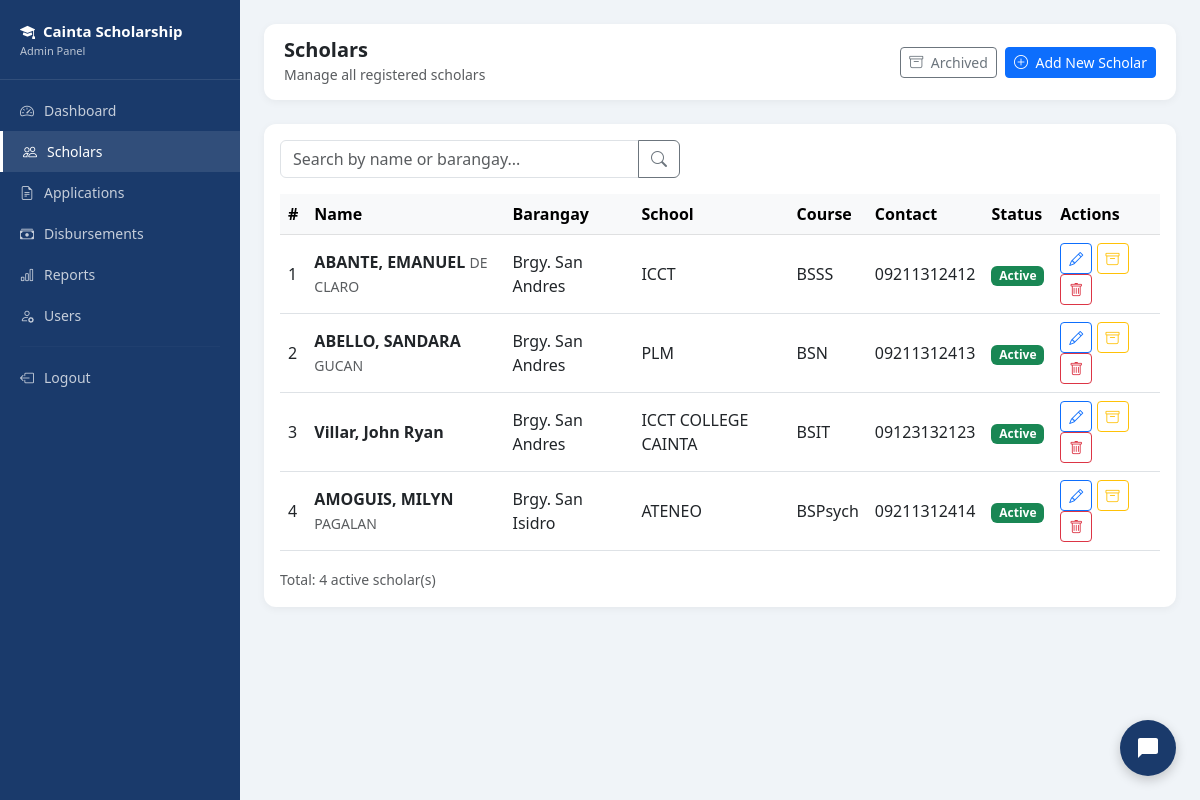
The page /admin/scholars.php (signed in) on the database as committed earlier.
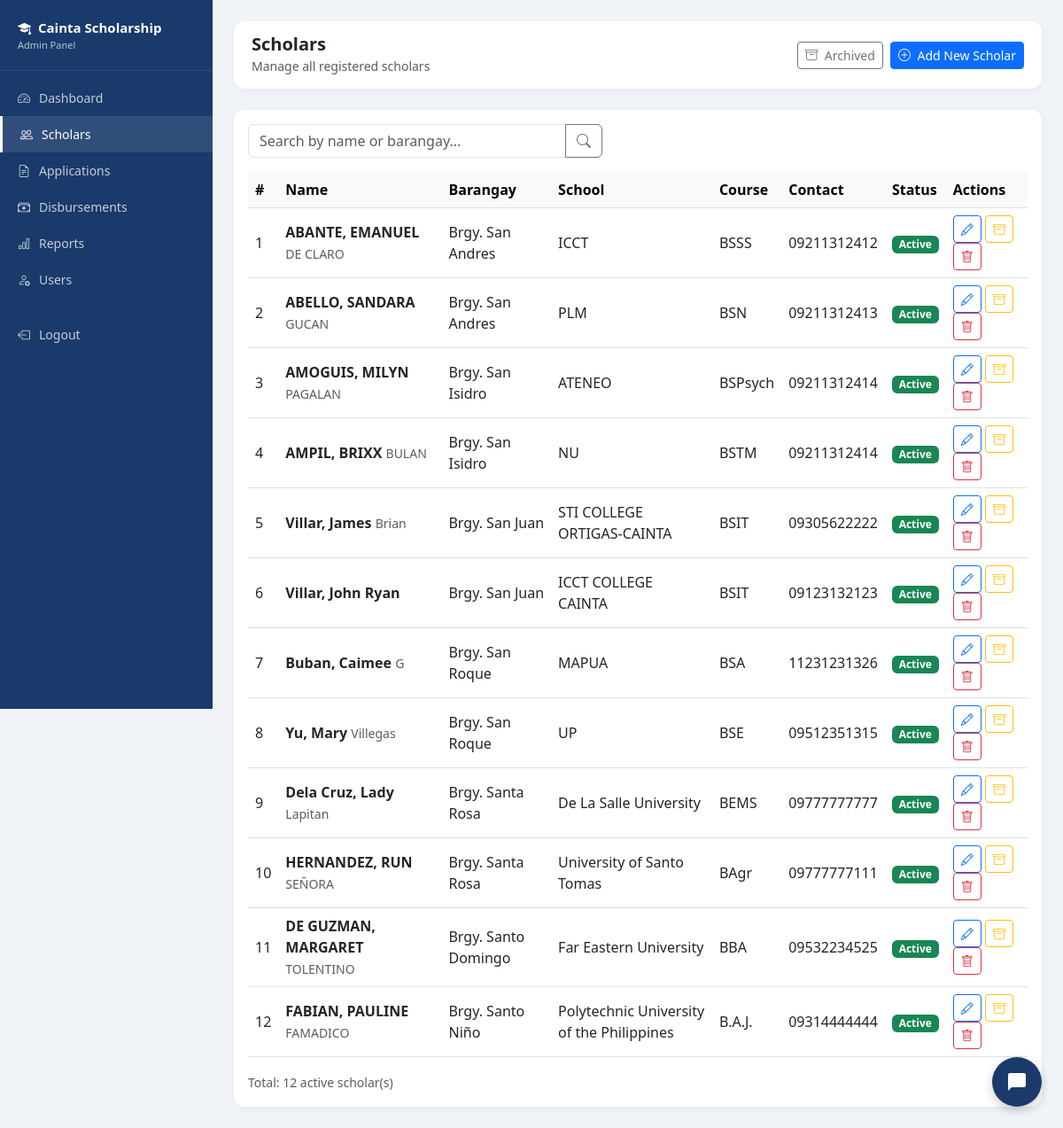
The same page on the database as committed later.
### tables this page shows
CREATE TABLE `scholars` (
  `scholar_id` int(11) NOT NULL,
  `first_name` varchar(50) NOT NULL,
  `last_name` varchar(50) NOT NULL,
  `middle_name` varchar(50) DEFAULT NULL,
  `birthdate` date DEFAULT NULL,
  `gender` enum('Male','Female') DEFAULT NULL,
  `address` text DEFAULT NULL,
  `barangay` varchar(100) DEFAULT NULL,
  `contact_no` varchar(20) DEFAULT NULL,
  `email` varchar(100) DEFAULT NULL,
  `school` varchar(100) DEFAULT NULL,
  `course` varchar(100) DEFAULT NULL,
  `year_level` int(11) DEFAULT NULL,
  `status` enum('active','inactive') DEFAULT 'active',
  `created_at` timestamp NOT NULL DEFAULT current_timestamp(),
  `is_archived` tinyint(4) DEFAULT 0,
  `archived_at` timestamp NULL DEFAULT NULL,
  `archive_reason` varchar(255) DEFAULT NULL
);

### admin/scholars.php (the view, shortened to what this page needs)
<?php
require_once '../includes/db.php';
$search = $_GET['search'] ?? '';
if($search) {
    $stmt = $pdo->prepare("SELECT * FROM scholars WHERE is_archived=0
        AND (first_name LIKE ? OR last_name LIKE ? OR barangay LIKE ?)
        ORDER BY
            FIELD(barangay,
                'Brgy. San Andres',
                'Brgy. San Isidro',
                'Brgy. San Juan',
                'Brgy. San Roque',
                'Brgy. Santa Rosa',
                'Brgy. Santo Domingo',
                'Brgy. Santo Niño'
            ), last_name ASC, first_name ASC");
    $stmt->execute(["%$search%", "%$search%", "%$search%"]);
} else {
    $stmt = $pdo->query("SELECT * FROM scholars WHERE is_archived=0
        ORDER BY
            FIELD(barangay,
                'Brgy. San Andres',
                'Brgy. San Isidro',
                'Brgy. San Juan',
                'Brgy. San Roque',
                'Brgy. Santa Rosa',
                'Brgy. Santo Domingo',
                'Brgy. Santo Niño'
            ), last_name ASC, first_name ASC");
}
$scholars = $stmt->fetchAll();
?>
<!DOCTYPE html>
<html lang="en">
<head>
    <link href="https://cdn.jsdelivr.net/npm/bootstrap@5.3.0/dist/css/bootstrap.min.css" rel="stylesheet">
    <link href="https://cdn.jsdelivr.net/npm/bootstrap-icons@1.10.0/font/bootstrap-icons.css" rel="stylesheet">
</head>
<body>
<div class="sidebar" id="sidebar">
    <div class="sidebar-brand">
        <i class="bi bi-mortarboard-fill me-2"></i>Cainta Scholarship
        <small>Admin Panel</small>
    </div>
    <nav>
        <a href="dashboard.php" class="nav-link"><i class="bi bi-speedometer2"></i> Dashboard</a>
        <a href="scholars.php" class="nav-link active"><i class="bi bi-people"></i> Scholars</a>
        <a href="applications.php" class="nav-link"><i class="bi bi-file-earmark-text"></i> Applications</a>
        <a href="disbursements.php" class="nav-link"><i class="bi bi-cash-stack"></i> Disbursements</a>
        <a href="reports.php" class="nav-link"><i class="bi bi-bar-chart"></i> Reports</a>
        <a href="users.php" class="nav-link"><i class="bi bi-person-gear"></i> Users</a>
        <hr style="border-color: rgba(255,255,255,0.1); margin: 10px 20px;">
        <a href="../logout.php" class="nav-link"><i class="bi bi-box-arrow-left"></i> Logout</a>
    </nav>
</div>
<div class="main-content">
    <div class="topbar">
        <div>
            <h5 class="mb-0 fw-bold">Scholars</h5>
            <small class="text-muted">Manage all registered scholars</small>
        </div>
        <div class="d-flex gap-2">
            <a href="archived_scholars.php" class="btn btn-outline-secondary btn-sm">
                <i class="bi bi-archive me-1"></i> Archived
            </a>
            <a href="add_scholar.php" class="btn btn-primary btn-sm">
                <i class="bi bi-plus-circle me-1"></i> Add New Scholar
            </a>
        </div>
    </div>
    <div class="card">
        <div class="card-body">
            <form method="GET" class="mb-3">
                <div class="input-group" style="max-width: 400px;">
                    <input type="text" name="search" class="form-control"
                            placeholder="Search by name or barangay..."
                            value="<?= htmlspecialchars($search) ?>">
                    <button class="btn btn-outline-secondary" type="submit">
                        <i class="bi bi-search"></i>
                    </button>
                </div>
            </form>
            <div class="table-responsive">
                <table class="table table-hover align-middle">
                    <thead class="table-light">
                        <tr>
                            <th>#</th>
                            <th>Name</th>
                            <th>Barangay</th>
                            <th>School</th>
                            <th>Course</th>
                            <th>Contact</th>
                            <th>Status</th>
                            <th>Actions</th>
                        </tr>
                    </thead>
                    <tbody>
                        <?php if(empty($scholars)): ?>
                        <tr>
                            <td colspan="8" class="text-center text-muted py-4">
                                <i class="bi bi-people fs-3 d-block mb-2"></i>
                                No scholars found.
                            </td>
                        </tr>
                        <?php else: ?>
                        <?php foreach($scholars as $i => $s): ?>
                        <tr>
                            <td><?= $i + 1 ?></td>
                            <td>
                                <strong><?= htmlspecialchars($s['last_name'] . ', ' . $s['first_name']) ?></strong>
                                <?php if($s['middle_name']): ?>
                                <small class="text-muted"><?= htmlspecialchars($s['middle_name']) ?></small>
                                <?php endif; ?>
                            </td>
                            <td><?= htmlspecialchars($s['barangay']) ?></td>
                            <td><?= htmlspecialchars($s['school']) ?></td>
                            <td><?= htmlspecialchars($s['course']) ?></td>
                            <td><?= htmlspecialchars($s['contact_no']) ?></td>
                            <td>
                                <span class="badge <?= $s['status'] == 'active' ? 'bg-success' : 'bg-secondary' ?>">
                                    <?= ucfirst($s['status']) ?>
                                </span>
                            </td>
                            <td>
                                <a href="edit_scholar.php?id=<?= $s['scholar_id'] ?>"
                                    class="btn btn-sm btn-outline-primary">
                                    <i class="bi bi-pencil"></i>
                                </a>
                                <button class="btn btn-sm btn-outline-warning"
                                    onclick="archiveScholar(<?= $s['scholar_id'] ?>, '<?= htmlspecialchars($s['first_name'] . ' ' . $s['last_name']) ?>')">
                                    <i class="bi bi-archive"></i>
                                </button>
                                <a href="scholars.php?delete=<?= $s['scholar_id'] ?>"
                                    class="btn btn-sm btn-outline-danger"
                                    onclick="return confirm('Permanently delete this scholar?')">
                                    <i class="bi bi-trash"></i>
                                </a>
                            </td>
                        </tr>
                        <?php endforeach; ?>
                        <?php endif; ?>
                    </tbody>
                </table>
            </div>
            <small class="text-muted">Total: <?= count($scholars) ?> active scholar(s)</small>
        </div>
    </div>
</div>
<?php include '../chatbot_widget.php'; ?>
</body>
</html>

### chatbot_widget.php (shortened to what this page needs)
<div id="chatbot-container" style="position: fixed; bottom: 24px; right: 24px; z-index: 9999; font-family: 'Segoe UI', sans-serif;">
    <div id="chat-btn" onclick="toggleChat()" style="
        width: 56px; height: 56px; border-radius: 50%; background: #1A3A6B;
        display: flex; align-items: center; justify-content: center;
        cursor: pointer; box-shadow: 0 4px 12px rgba(0,0,0,0.2);
        transition: transform 0.2s; position: relative;">
        <svg width="24" height="24" viewBox="0 0 24 24" fill="none">
            <path d="M20 2H4C2.9 2 2 2.9 2 4V22L6 18H20C21.1 18 22 17.1 22 16V4C22 2.9 21.1 2 20 2Z" fill="white"/>
        </svg>
    </div>
</div>

### admin/scholars.php (style rules this page uses)
body { font-family: 'Segoe UI', sans-serif; background: #f0f4f8; }
.sidebar { width: 240px; min-height: 100vh; background: #1A3A6B; position: fixed; top: 0; left: 0; padding-top: 20px; z-index: 1050; transition: transform 0.3s ease; }
.sidebar-brand { color: white; font-size: 15px; font-weight: 600; padding: 0 20px 20px; border-bottom: 1px solid rgba(255,255,255,0.1); margin-bottom: 10px; }
.sidebar-brand small { display: block; font-size: 11px; opacity: 0.7; font-weight: 400; }
.nav-link { color: rgba(255,255,255,0.75); padding: 10px 20px; font-size: 14px; display: flex; align-items: center; gap: 10px; }
.nav-link:hover, .nav-link.active { color: white; background: rgba(255,255,255,0.1); border-left: 3px solid #fff; }
.main-content { margin-left: 240px; padding: 24px; }
.topbar { background: white; border-radius: 12px; padding: 14px 20px; margin-bottom: 24px; display: flex; justify-content: space-between; align-items: center; box-shadow: 0 2px 8px rgba(0,0,0,0.05); }
.card { border: none; border-radius: 12px; box-shadow: 0 2px 8px rgba(0,0,0,0.05); }
@media (min-width: 769px) { .sidebar { transform: translateX(0) !important; } }

Rows that differ between the two databases and show on the page:
shown differently, row unchanged: scholars "AMOGUIS, MILYN": moves up the list
added scholars: last_name+first_name "AMPIL, BRIXX", middle_name "BULAN", barangay "Brgy. San Isidro", school "NU", course "BSTM", contact_no "09211312414", status "Active"
added scholars: last_name+first_name "Villar, James", middle_name "Brian", barangay "Brgy. San Juan", school "STI COLLEGE ORTIGAS-CAINTA", course "BSIT", contact_no "09305622222", status "Active"
changed scholars "Villar, John Ryan": barangay "Brgy. San Andres" → "Brgy. San Juan"
added scholars: last_name+first_name "Buban, Caimee", middle_name "G", barangay "Brgy. San Roque", school "MAPUA", course "BSA", contact_no "11231231326", status "Active"
added scholars: last_name+first_name "Yu, Mary", middle_name "Villegas", barangay "Brgy. San Roque", school "UP", course "BSE", contact_no "09512351315", status "Active"
added scholars: last_name+first_name "Dela Cruz, Lady", middle_name "Lapitan", barangay "Brgy. Santa Rosa", school "De La Salle University", course "BEMS", contact_no "09777777777", status "Active"
added scholars: last_name+first_name "HERNANDEZ, RUN", middle_name "SEÑORA", barangay "Brgy. Santa Rosa", school "University of Santo Tomas", course "BAgr", contact_no "09777777111", status "Active"
added scholars: last_name+first_name "DE GUZMAN, MARGARET", middle_name "TOLENTINO", barangay "Brgy. Santo Domingo", school "Far Eastern University", course "BBA", contact_no "09532234525", status "Active"
added scholars: last_name+first_name "FABIAN, PAULINE", middle_name "FAMADICO", barangay "Brgy. Santo Niño", school "Polytechnic University of the Philippines", course "B.A.J.", contact_no "09314444444", status "Active"
Other text that changed with them:
count($scholars): "4" → "12"
